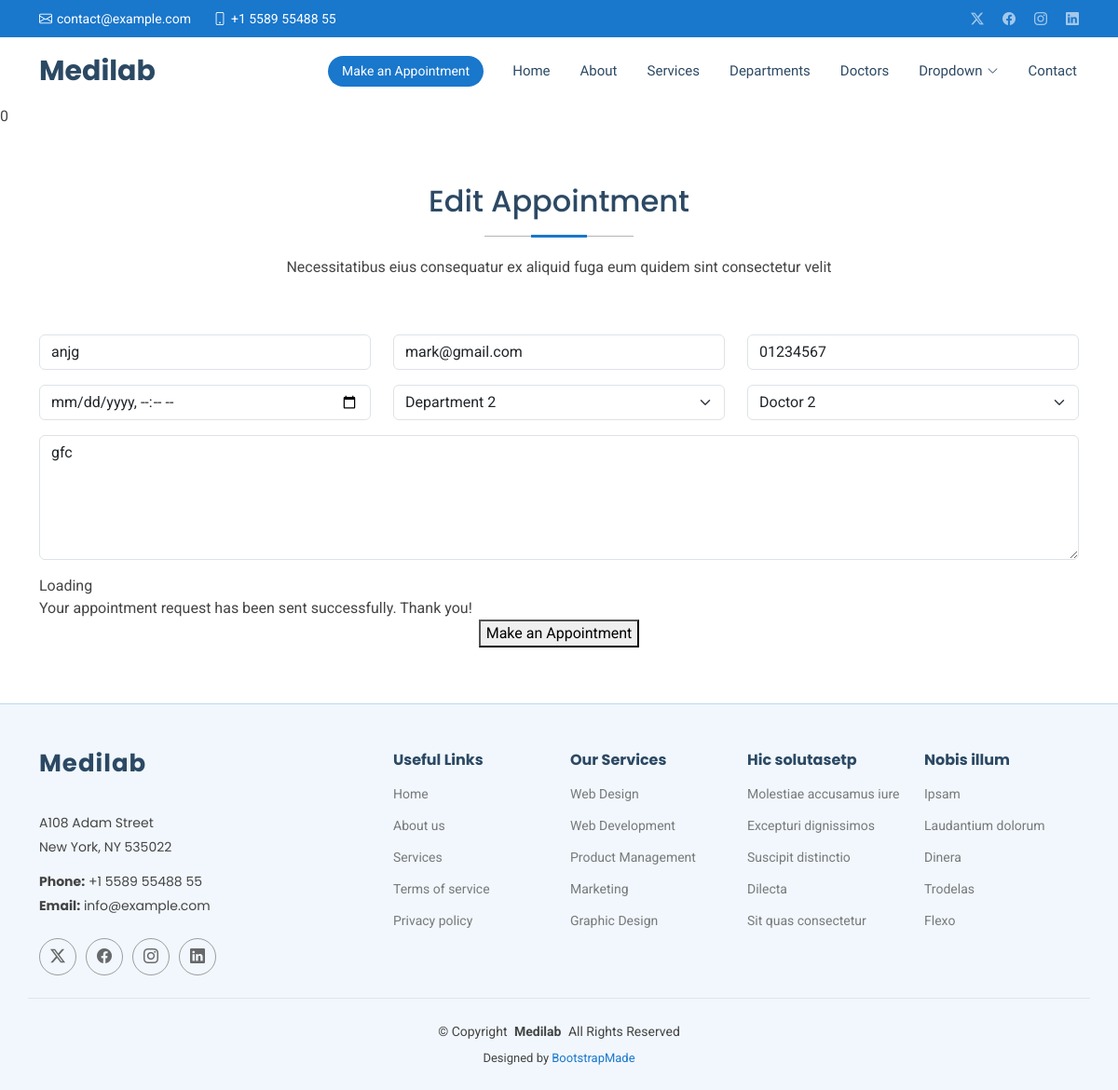
The app's page /edit/1, older data.
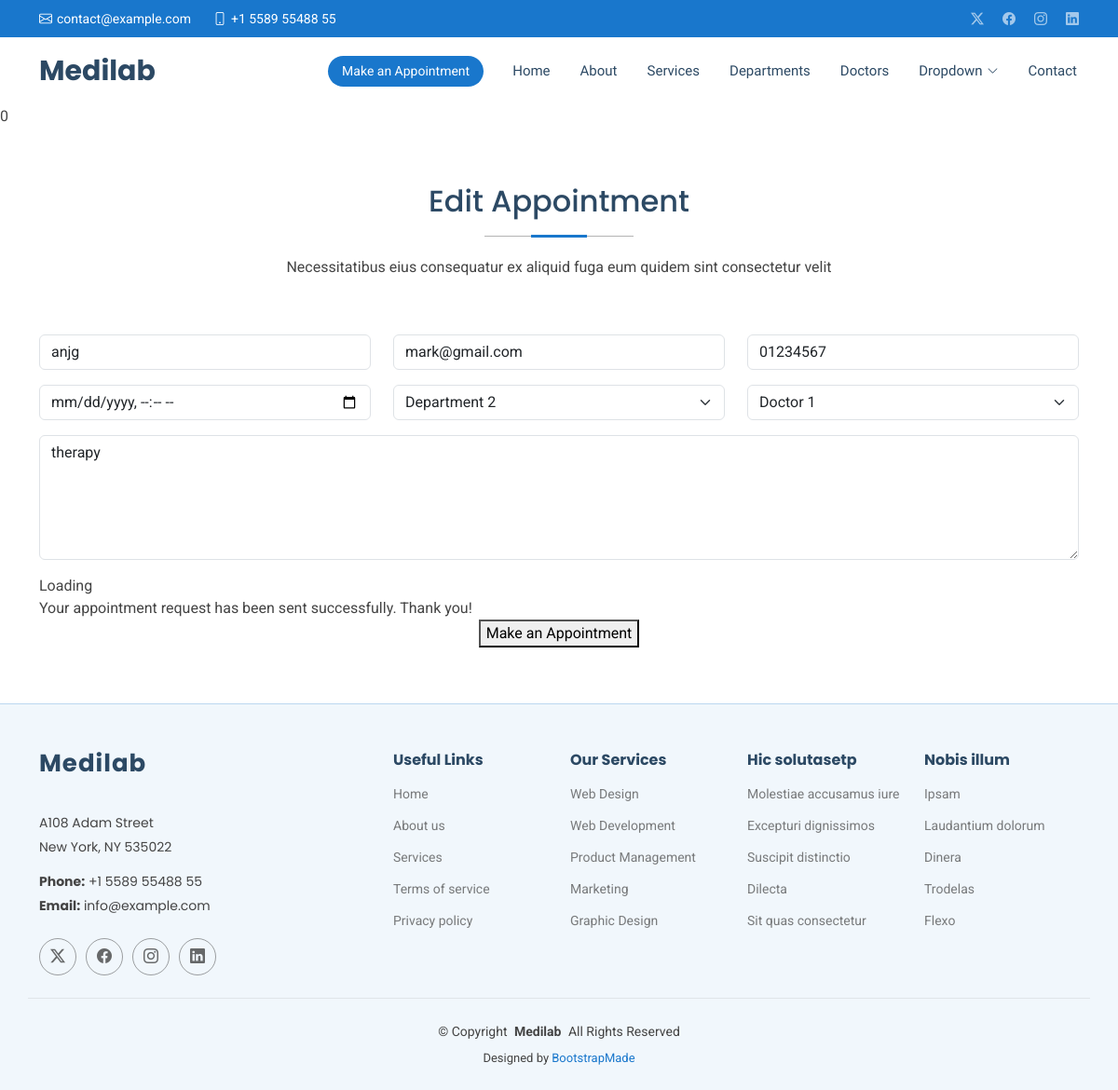
The same page, newer data.
### Hospitalapp/models.py (models this page shows, shortened)
class Appointment(models.Model):
    name=models.CharField(max_length=40)
    email=models.EmailField()
    phone=models.CharField(max_length=40)
    date=models.DateTimeField()
    department=models.CharField(max_length=40)
    doctor=models.CharField(max_length=40)
    message=models.TextField()

### Hospitalapp/views.py (the view)
# urls.py: path('edit/<int:id>', views.edit,name='edit'),
def edit (request,id):
    editinfo = get_object_or_404(Appointment,id=id)
    if request.method ==  'POST':
        editinfo.name = request.POST.get('name')
        editinfo.email = request.POST.get('email')
        editinfo.phone = request.POST.get('phone')
        editinfo.date = request.POST.get('date')
        editinfo.department = request.POST.get('department')
        editinfo.doctor = request.POST.get('doctor')
        editinfo.message = request.POST.get('message')
        editinfo.save()
        return redirect('/show')
    else:
        return render(request,'edit.html',{'editinfo':editinfo})

### templates/edit.html (shortened to what this page needs)
{% extends  'starter-page.html' %}
{% load static %}
{% block content%}
    <section id="appointment" class="appointment section">
      <div class="container section-title" data-aos="fade-up">
        <h2>Edit Appointment</h2>
        <p>Necessitatibus eius consequatur ex aliquid fuga eum quidem sint consectetur velit</p>
      </div>
      <div class="container" data-aos="fade-up" data-aos-delay="100">
        <form  method="post">
          <div class="row">
            <div class="col-md-4 form-group">
              <input type="text"  value="{{ editinfo.name }}"   name="name" class="form-control" id="name" placeholder="Your Name" required="">
            </div>
            <div class="col-md-4 form-group mt-3 mt-md-0">
              <input type="email"   value="{{ editinfo.email }}"  class="form-control" name="email" id="email" placeholder="Your Email" required="">
            </div>
            <div class="col-md-4 form-group mt-3 mt-md-0">
              <input type="tel"  value="{{ editinfo.phone }}"  class="form-control" name="phone" id="phone" placeholder="Your Phone" required="">
            </div>
          </div>
          <div class="row">
            <div class="col-md-4 form-group mt-3">
              <input type="datetime-local"    name="date" class="form-control datepicker" id="date" placeholder="Appointment Date" required="">
            </div>
            <div class="col-md-4 form-group mt-3">
              <select name="department" id="department" class="form-select" required="">
                <option value="Department 2" {% if editinfo.department == "Department 2"%}
                	selected
                {% endif %} >Department 2</option>
              </select>
            </div>
            <div class="col-md-4 form-group mt-3">
              <select name="doctor" id="doctor" class="form-select" required="">
                <option value="Doctor 1" {% if editinfo.doctor == "Doctor 1" %}
                	selected
                {% endif %}  >Doctor 1</option>
                <option value="Doctor 2" {% if editinfo.doctor == "Doctor 2" %}
                	selected
                {% endif %} >Doctor 2</option>
              </select>
            </div>
          </div>
          <div class="form-group mt-3">
            <textarea class="form-control" name="message" rows="5" placeholder="Message (Optional)">{{ editinfo.message }}</textarea>
          </div>
          <div class="mt-3">
            <div class="loading">Loading</div>
            <div class="sent-message">Your appointment request has been sent successfully. Thank you!</div>
            <div class="text-center"><button type="submit">Make an Appointment</button></div>
          </div>
        </form>
      </div>
    </section>
{%endblock%}

Row changes from the older to the newer data that the page shows:
changed Appointment "anjg": doctor "Doctor 2" → "Doctor 1"; message "gfc" → "therapy"
